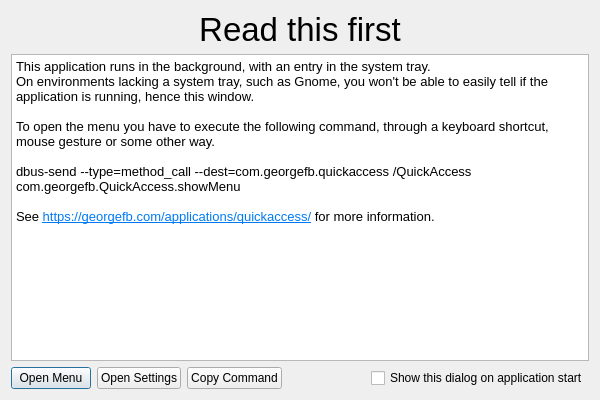
<?xml version="1.0" encoding="UTF-8"?>
<ui version="4.0">
 <class>StartUpDialog</class>
 <widget class="QDialog" name="StartUpDialog">
  <property name="geometry">
   <rect>
    <x>0</x>
    <y>0</y>
    <width>600</width>
    <height>400</height>
   </rect>
  </property>
  <property name="minimumSize">
   <size>
    <width>600</width>
    <height>400</height>
   </size>
  </property>
  <property name="windowTitle">
   <string>Dialog</string>
  </property>
  <layout class="QVBoxLayout" name="verticalLayout_2">
   <item>
    <layout class="QVBoxLayout" name="verticalLayout">
     <item>
      <widget class="QLabel" name="label">
       <property name="font">
        <font>
         <pointsize>25</pointsize>
        </font>
       </property>
       <property name="text">
        <string>Read this first</string>
       </property>
       <property name="alignment">
        <set>Qt::AlignHCenter|Qt::AlignTop</set>
       </property>
      </widget>
     </item>
     <item>
      <widget class="QTextBrowser" name="textBrowser">
       <property name="html">
        <string>&lt;!DOCTYPE HTML PUBLIC &quot;-//W3C//DTD HTML 4.0//EN&quot; &quot;http://www.w3.org/TR/REC-html40/strict.dtd&quot;&gt;
&lt;html&gt;&lt;head&gt;&lt;meta name=&quot;qrichtext&quot; content=&quot;1&quot; /&gt;&lt;style type=&quot;text/css&quot;&gt;
p, li { white-space: pre-wrap; }
&lt;/style&gt;&lt;/head&gt;&lt;body style=&quot; font-family:'Noto Sans'; font-size:10pt; font-weight:400; font-style:normal;&quot;&gt;
&lt;p style=&quot; margin-top:0px; margin-bottom:0px; margin-left:0px; margin-right:0px; -qt-block-indent:0; text-indent:0px;&quot;&gt;This application runs in the background, with an entry in the system tray.&lt;/p&gt;
&lt;p style=&quot; margin-top:0px; margin-bottom:0px; margin-left:0px; margin-right:0px; -qt-block-indent:0; text-indent:0px;&quot;&gt;On environments lacking a system tray, such as Gnome, you won't be able to easily tell if the application is running, hence this window.&lt;/p&gt;
&lt;p style=&quot;-qt-paragraph-type:empty; margin-top:0px; margin-bottom:0px; margin-left:0px; margin-right:0px; -qt-block-indent:0; text-indent:0px;&quot;&gt;&lt;br /&gt;&lt;/p&gt;
&lt;p style=&quot; margin-top:0px; margin-bottom:0px; margin-left:0px; margin-right:0px; -qt-block-indent:0; text-indent:0px;&quot;&gt;To open the menu you have to execute the following command, through a keyboard shortcut, mouse gesture or some other way.&lt;/p&gt;
&lt;p style=&quot;-qt-paragraph-type:empty; margin-top:0px; margin-bottom:0px; margin-left:0px; margin-right:0px; -qt-block-indent:0; text-indent:0px;&quot;&gt;&lt;br /&gt;&lt;/p&gt;
&lt;p style=&quot; margin-top:0px; margin-bottom:0px; margin-left:0px; margin-right:0px; -qt-block-indent:0; text-indent:0px;&quot;&gt;&lt;span style=&quot; font-family:'Hack';&quot;&gt;dbus-send --type=method_call --dest=com.georgefb.quickaccess /QuickAccess com.georgefb.QuickAccess.showMenu&lt;/span&gt;&lt;/p&gt;
&lt;p style=&quot;-qt-paragraph-type:empty; margin-top:0px; margin-bottom:0px; margin-left:0px; margin-right:0px; -qt-block-indent:0; text-indent:0px; font-family:'Hack';&quot;&gt;&lt;br /&gt;&lt;/p&gt;
&lt;p style=&quot; margin-top:0px; margin-bottom:0px; margin-left:0px; margin-right:0px; -qt-block-indent:0; text-indent:0px;&quot;&gt;&lt;span style=&quot; font-family:'Hack';&quot;&gt;See &lt;/span&gt;&lt;a href=&quot;https://georgefb.com/applications/quickaccess/&quot;&gt;&lt;span style=&quot; text-decoration: underline; color:#007af4;&quot;&gt;https://georgefb.com/applications/quickaccess/&lt;/span&gt;&lt;/a&gt;&lt;span style=&quot; font-family:'Hack';&quot;&gt; for more information.&lt;/span&gt;&lt;/p&gt;&lt;/body&gt;&lt;/html&gt;</string>
       </property>
      </widget>
     </item>
     <item>
      <layout class="QHBoxLayout" name="horizontalLayout">
       <item>
        <widget class="QPushButton" name="openMenuButton">
         <property name="text">
          <string>Open Menu</string>
         </property>
        </widget>
       </item>
       <item>
        <widget class="QPushButton" name="openSettingsButton">
         <property name="text">
          <string>Open Settings</string>
         </property>
        </widget>
       </item>
       <item>
        <widget class="QPushButton" name="copyCommandButton">
         <property name="text">
          <string>Copy Command</string>
         </property>
        </widget>
       </item>
       <item>
        <spacer name="horizontalSpacer">
         <property name="orientation">
          <enum>Qt::Horizontal</enum>
         </property>
         <property name="sizeHint" stdset="0">
          <size>
           <width>40</width>
           <height>20</height>
          </size>
         </property>
        </spacer>
       </item>
       <item>
        <widget class="QCheckBox" name="showOnStartUp">
         <property name="text">
          <string>Show this dialog on application start</string>
         </property>
         <property name="checked">
          <bool>false</bool>
         </property>
        </widget>
       </item>
      </layout>
     </item>
    </layout>
   </item>
  </layout>
 </widget>
 <resources/>
 <connections/>
</ui>
